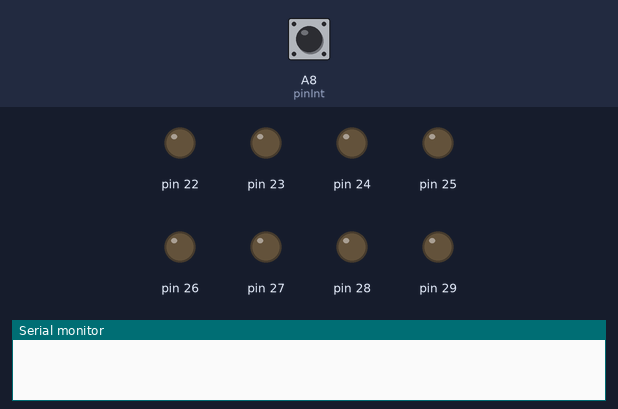
A sketch run on a simulated Arduino Mega 2560, built with avr-gcc and run on an emulated ATmega2560. Parts: output pins drawn as LEDs (lit = HIGH), the last lines printed to the serial monitor. Inputs (shaded band) come from the test bench; at power-on: A8 (pinInt) HIGH.

Above: at 1.2 s.
1.3 s: A8 (pinInt) pulsed LOW 5 times (0.12 s each, 0.3 s apart)
At 5.4 s:
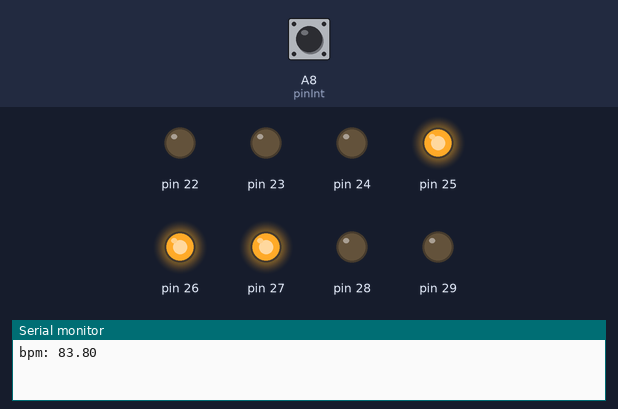
5.8 s: A8 (pinInt) pulsed LOW 5 times (0.12 s each, 0.3 s apart)
At 10.4 s:
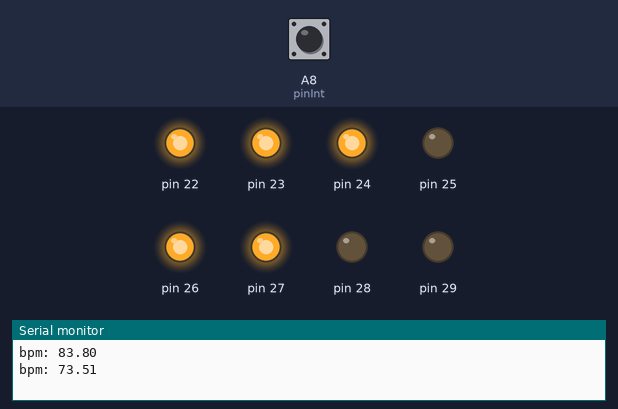
Timing chart, 0 to 11.9 s (numbered marks = the images above; inputs shaded):
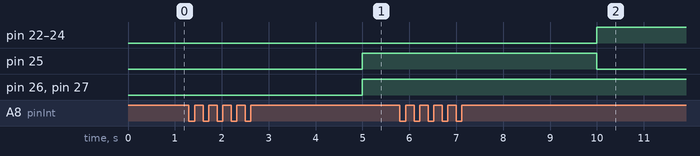

Measured:
- after the input at 1.3 s, pin 25–27: LOW → HIGH after 3.7 s
- after the input at 5.8 s, pin 22–24: LOW → HIGH after 4.2 s; pin 25: HIGH → LOW after 4.2 s

The sketch:

Lab11.ino
```cpp
#include <EnableInterrupt.h>

#define pinInt A8
int times[5];
int ctr, last, ref, rate;
float timeref,timeend;
void setup() {
  Serial.begin(115200);

  int i;
  for(i=22;i<30; i++){ //set up pins 22-29
    pinMode(i, OUTPUT);
  }
  pinMode(pinInt, INPUT_PULLUP);
  enableInterrupt(pinInt, isr, RISING);

}

void loop() {
  delay(5000);
  int count=ctr;
  if(count >= 5){
    int i,j;
    ctr=0;
    timeend=millis();
    float bpm = ( (count/(timeend-timeref)) * 60000);
    Serial.print("bpm: ");
    Serial.println(bpm);

    int tens, ones;
    //For tens
    tens = ((int)bpm)/10;
    //For ones
    ones = ((int)bpm)%10;

    for(j = 0; j < 4; j++){
      if(bitRead(tens,j) == 1){
        digitalWrite(j+22,HIGH);
      }
      else{
         digitalWrite(j+22,LOW);
      }
    }

    for(j = 0; j < 4; j++){
      if(bitRead(ones,j) == 1){
        digitalWrite(j+26,HIGH);
      }
      else{
         digitalWrite(j+26,LOW);
      }
    }

  }
}


void isr(void){
  if(ctr==0)
    timeref=millis();
  ctr++;
}
```
